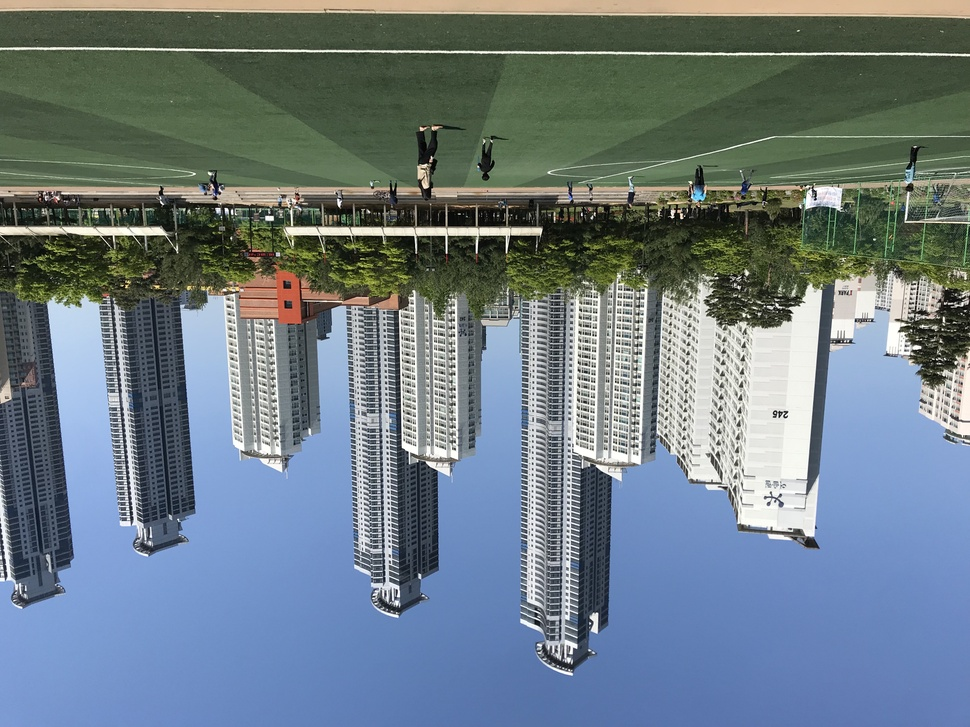
#> input picture src/img/pillow_sample.jpg, 970 x 727 px, shrunk from 4032 x 3024 before the run, found by its file name
$ python recipe_248_01.py
#> lines starting #> are read from the running program, lines starting #| are printed output that depends on the picture
# 실행할 떄는 img 디렉터리 아래의 pillow_sample.jpg를 스크립트와 같은 디렉터리에 배치한 뒤 실행합니다.

from PIL import Image

image = Image.open("pillow_sample.jpg")
#> image is the input picture: PIL image 970x727 RGB; mean R, G, B 108.7, 123.6, 132.3
new_image1 = image.transpose(Image.FLIP_LEFT_RIGHT)
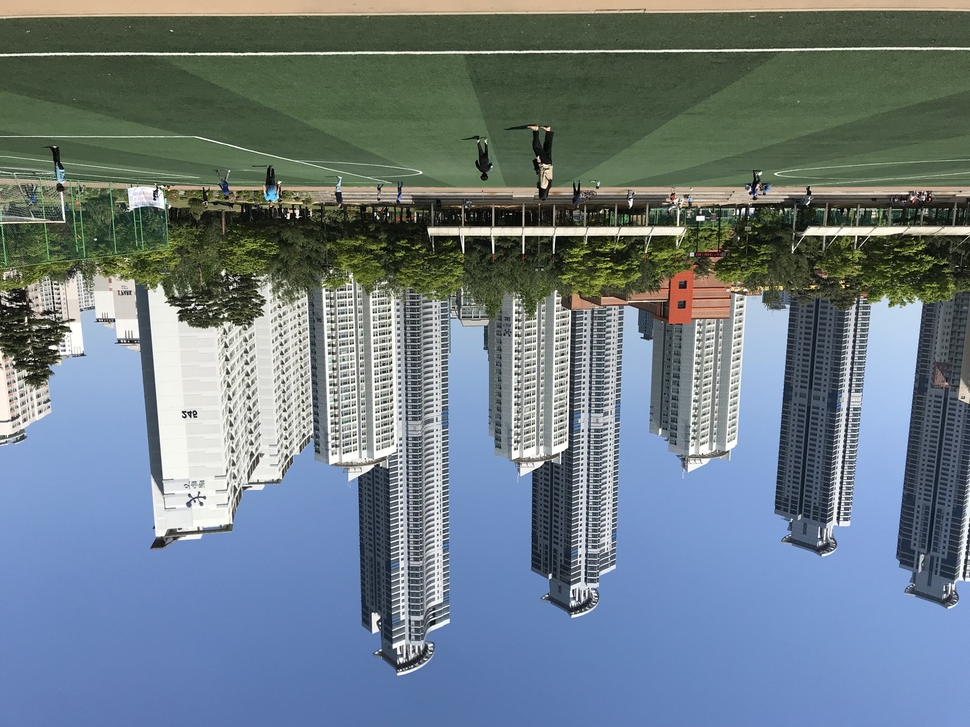
#> new_image1: PIL image 970x727 RGB; mean R, G, B 108.7, 123.6, 132.3
new_image1.save("pillow_flip1.jpg")
new_image2 = image.transpose(Image.FLIP_TOP_BOTTOM)
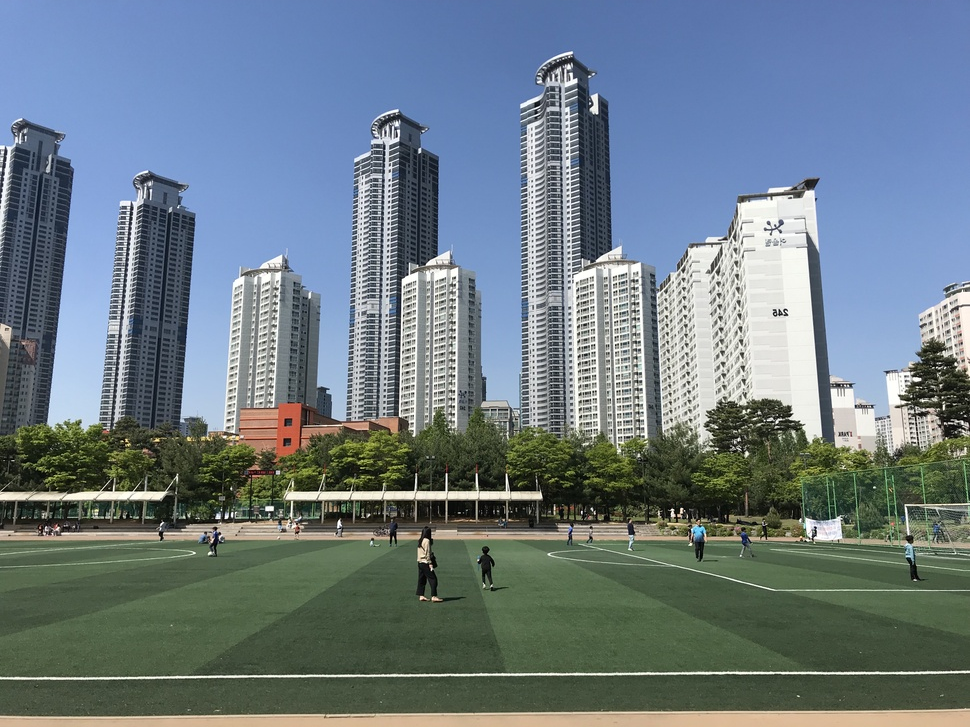
#> new_image2: PIL image 970x727 RGB; mean R, G, B 108.7, 123.6, 132.3
new_image2.save("pillow_flip2.jpg")
